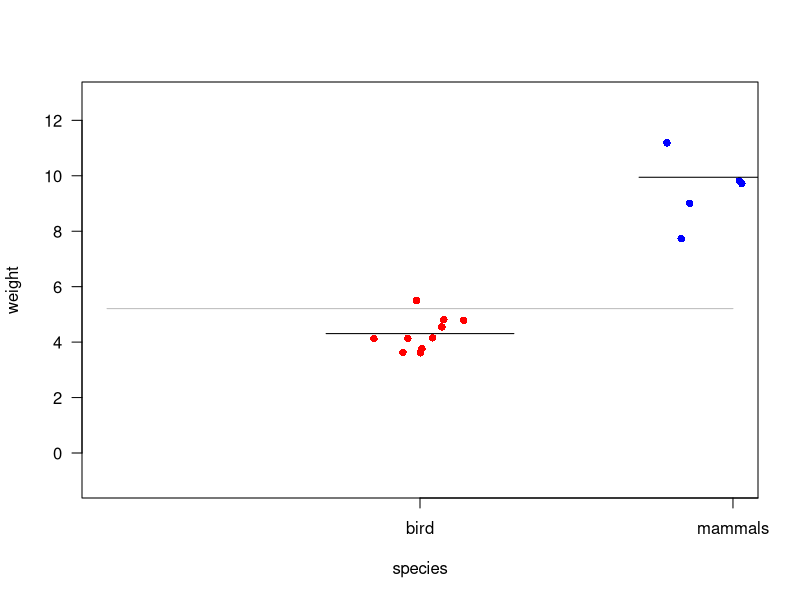
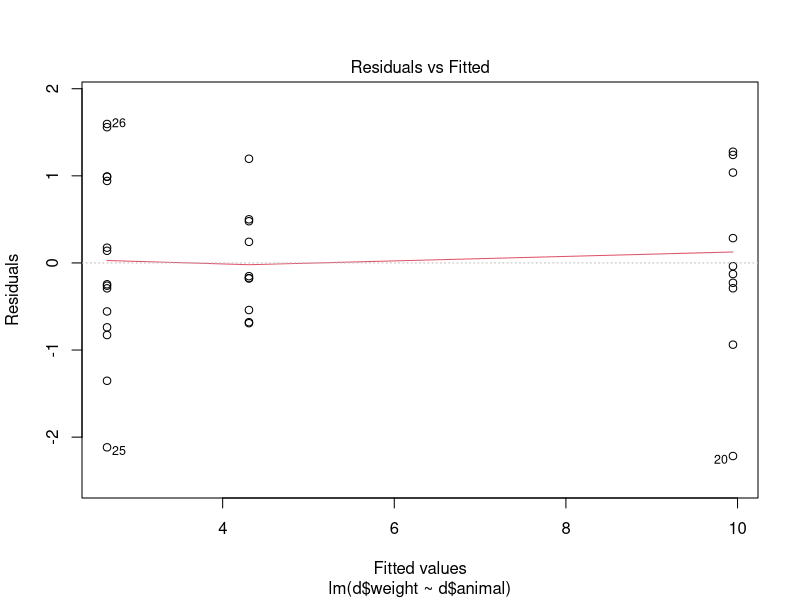
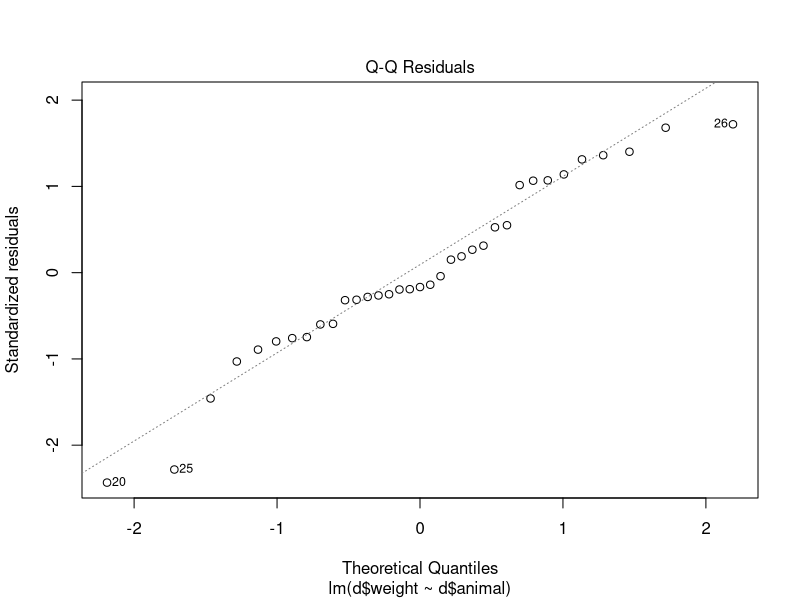
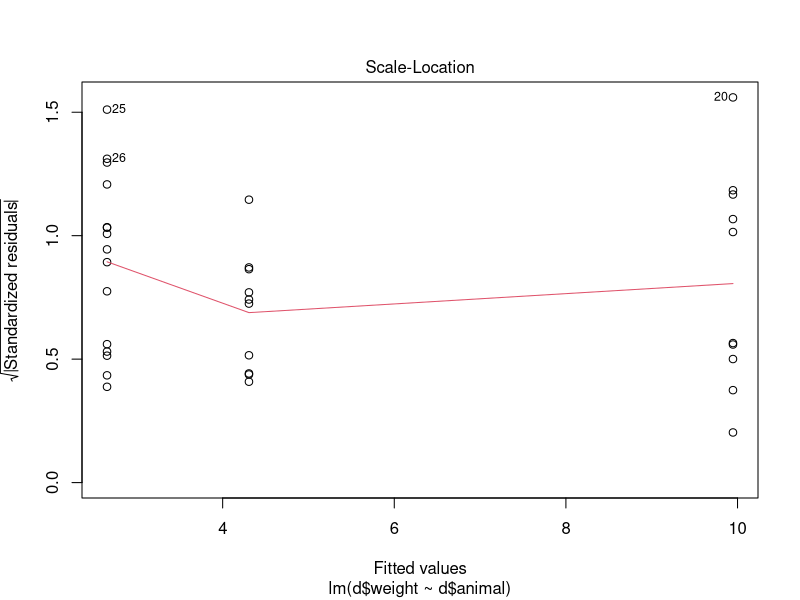
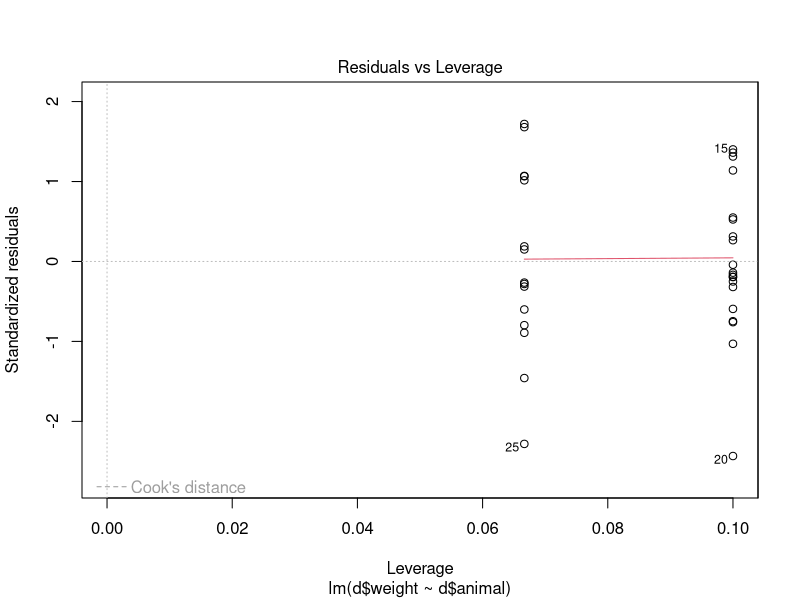
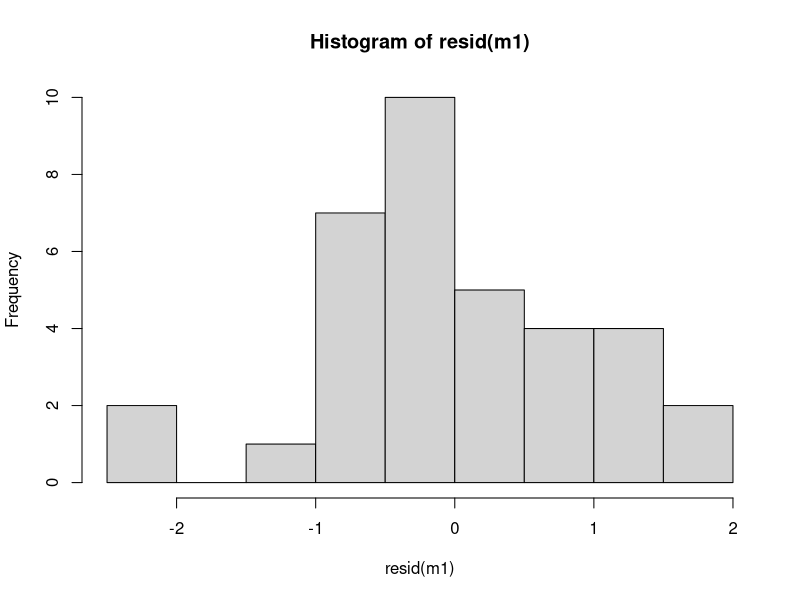

These figures' R source, in order: (Note: this script raises an error after producing the figures.)
#
#
#
# understanding model uitput
#
#


#
# ANOVA
#

# make a data set and test the anova
weight.t <- c(4, 10, 3)
sd.t <- c(1,1, 1)
n.t <- c(10, 10, 15)
names.t <- c("bird", "mammals", "fish")
animal.t <- rep( names.t, n.t)

# make data sets
data.t <- c( rnorm( n.t[1], weight.t[1], sd.t[1]), rnorm(n.t[2], weight.t[2], sd.t[2]), rnorm(n.t[3], weight.t[3], sd.t[3]) )
d <- as.data.frame(cbind(animal.t, data.t), stringsAsFactors = FALSE)
str(d)
colnames(d) <- c("animal", "weight")
d$weight <- as.numeric(d$weight)

ylim.extra <- 0.15 * diff(range(d$weight))
ylim.1 <- c(min(d$weight) - ylim.extra, max(d$weight) + ylim.extra) 
xlim.1 <- c(0, length(names) + 1)
jitter.1 <- 8
pch.1 <- 16
col.1 <- c("red", "blue", "black")

plot(NA, ylim = ylim.1, xlim = xlim.1, xaxt = 'n ', las = 1, ylab = "weight", xlab = "species")
axis(1, c(1,2,3), names.t)
for(i in 1:length(names.t)){
  points(jitter( rep(i, length(d$weight[d$animal == names.t[i]])) , jitter.1), d$weight[d$animal == names.t[i]], pch = pch.1, col = col.1[i])
  lines( c(i - 0.3, i + 0.3), rep( mean(d$weight[d$animal == names.t[i]]), 2))
}

# add horizontal lines for grand mean
lines(xlim.1, rep(mean(d$weight),2), ltw = 3, col = "grey")

par(mfrow=c(1,1))

# --- get ---
# get the means
mean.animals <- tapply(d$weight, list(d$animal), mean)

d$animal <-factor(d$animal)
m1 <- lm(d$weight ~ d$animal)
plot(m1)
hist(resid(m1))

summary(m1)

#  coefficents
# Coefficients:
#                 Estimate Std. Error t value Pr(>|t|)    
# (Intercept)       4.0015     0.3501  11.429 7.51e-12 ***
# d$animalfish     -0.6327     0.4952  -1.278    0.212    
# d$animalmammals   6.1598     0.4952  12.440 1.08e-12 ***

levels.d <- levels(d$animal)

# (Intercept) first group vs 0
bird <- d$weight[d$animal == levels.d[1]]
t.test(bird)

# d$animalfish
# one sample t test of difference vs 0?
t.test( d$weight[d$animal == levels.d[2]] - mean(bird))
mean(d$weight[d$animal == levels.d[2]] - mean(bird))
# t = -1.8271, df = 9, p-value = 0.101

# or two sample t-test?
t.test(d$weight[d$animal != "mammals"] ~ d$animal[d$animal != "mammals"])
#t = 1.2722, df = 17.983, p-value = 0.2195
# looks like two sample t test

# check for level 1 to 3
t.test(d$weight[d$animal != "fish"] ~ d$animal[d$animal != "fish"])
# t = -12.373, df = 17.986, p-value = 3.109e-10

# --------- dummy variables
model.matrix(m1)

# ---------- means model
m1.means <- lm(d$weight ~ d$animal - 1)
model.matrix(m1.means)
summary(m1.means)

# Coefficients:
#                 Estimate Std. Error t value Pr(>|t|)    
# d$animalbird      4.0015     0.3501  11.429 7.51e-12 ***
# d$animalfish      3.3688     0.3501   9.622 3.23e-10 ***
# d$animalmammals  10.1614     0.3501  29.022  < 2e-16 ***

# series of on sample t tests?
t.test(d$weight[d$animal == "bird"])
# t = 11.21, df = 9, p-value = 1.372e-06
t.test(d$weight[d$animal == "fish"])
# t = 9.7282, df = 9, p-value = 4.498e-06
t.test(d$weight[d$animal == "mammals"])
# t = 29.282, df = 9, p-value = 3.083e-10

# indeed what it does. Differences 

# Add a second explanatory var
d$sex <- rep( c("male", "female"), sum(n.t) / 2)

m2 <- lm(d$weight ~ d$animal + d$sex )
summary(m2)

m2.1 <- lm(d$weight ~  d$sex + d$animal)
summary(m2.1)

m2.2 <- lm(d$weight ~  d$sex )
summary(m2.2)
anova(m2.1, m2.2)
# significantly reduces model fit, should not exclude term animal

m2.3 <- lm(d$weight ~ d$animal)
summary(m2.3)
anova(m2.1, m2.3)
# not significantly affects model fit, exclude the term sex



# type III through car package 
Anova(m2.3, type = 3)


# =============================
# regression analysis
# =============================

r <- read.csv("data.regression.csv", stringsAsFactors = FALSE)
str(r)
plot(r$age, r$hormone, pch = 16, col = "red" )

# simplest model, only fit an intercept.
mr1.0 <- lm(r$hormone ~ 1)
abline(mr1.0, col = "grey", lty = "dashed", ltw = 2)
summary(mr1.0)
# intercept should be the mean
mean(r$hormone)
# how much variance is there?
sum(mr1.0$residuals^2)


# how much better does fitting the slope help explain variance?
mr1.2 <- lm(r$hormone ~ r$age)
abline(mr1.2, col = "grey")
summary(mr1.2)
sum(mr1.2$residuals^2)  # much better!

# official test through anova
anova(mr1.0, mr1.2)
